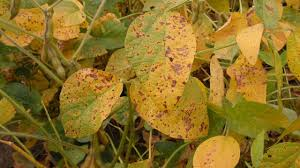
#> input picture Test/septoria.jpeg, 300 x 168 px, found by its file name
$ jupyter execute Severity.ipynb
#> lines starting #> are read from the running program, lines starting #| are printed output that depends on the picture; after the words box and inside, x2 and y2 are one past the last pixel; in counts of white or black regions, pixels touching at a corner belong together
[cell 1]
# STEP 1: Mount Google Drive
from google.colab import drive
drive.mount('/content/drive')

[cell 2]
# STEP 1: Import Required Libraries
import cv2
import numpy as np
from matplotlib import pyplot as plt

# STEP 2: Define the Function to Estimate Severity
def estimate_severity(img_path):
    # Step 2.1: Load the image
    img = cv2.imread(img_path)
#> img is the input picture: shape (168, 300, 3); mean B, G, R 38.6, 112.4, 139.9

    # Resize image to 224x224 for consistency
    img = cv2.resize(img, (224, 224))
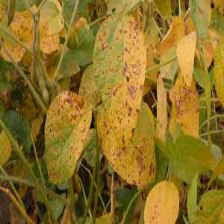
#> img: shape (224, 224, 3); mean B, G, R 38.5, 112.3, 139.8

    # Convert to HSV color space
    hsv = cv2.cvtColor(img, cv2.COLOR_BGR2HSV)
#> hsv: shape (224, 224, 3); mean H, S, V 22.5, 189.7, 140.2

    # Step 2.2: Masking green leaf area (healthy region)
    lower_green = np.array([25, 40, 40])  # Define lower bound for green
    upper_green = np.array([90, 255, 255])  # Define upper bound for green
    leaf_mask = cv2.inRange(hsv, lower_green, upper_green)
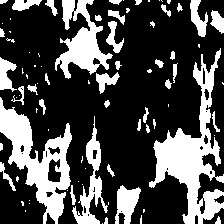
#> leaf_mask: shape (224, 224); 29.4% white; 83 white regions (41 under 20 px), largest, box (x1, y1, x2, y2) and area: (149, 48, 224, 224) 4375, (0, 97, 72, 224) 3461, (55, 0, 113, 79) 2002

    # Step 2.3: Masking brown/yellowish (diseased region)
    lower_brown = np.array([10, 50, 50])  # Lower bound for diseased regions
    upper_brown = np.array([30, 255, 255])  # Upper bound for diseased regions
    disease_mask = cv2.inRange(hsv, lower_brown, upper_brown)
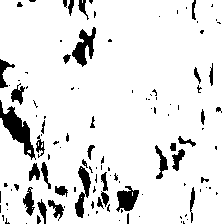
#> disease_mask: shape (224, 224); 90% white; 119 black regions (79 under 20 px), largest, box (x1, y1, x2, y2) and area: (0, 100, 36, 160) 748, (72, 27, 96, 67) 461, (75, 166, 91, 218) 369

    # Step 2.4: Calculate only diseased pixels within the leaf
    disease_in_leaf = cv2.bitwise_and(disease_mask, disease_mask, mask=leaf_mask)
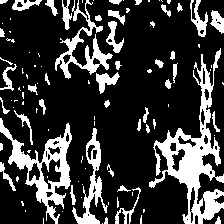
#> disease_in_leaf: shape (224, 224); 22.5% white; 102 white regions (56 under 20 px), largest, box (x1, y1, x2, y2) and area: (149, 48, 224, 224) 3679, (0, 118, 72, 224) 2094, (55, 0, 113, 79) 1152

    # Step 2.5: Calculate total leaf area and diseased area
    total_leaf = np.count_nonzero(leaf_mask)
#> total_leaf = 14755
    diseased_area = np.count_nonzero(disease_in_leaf)
#> diseased_area = 11306

    # Step 2.6: Handle case where no leaf pixels are detected
    if total_leaf == 0:
        print("No leaf detected in the image.")
        return 0  # No leaf detected

    # Step 2.7: Calculate severity as the ratio of diseased area to total leaf area
    severity = diseased_area / total_leaf
#> severity = 0.766
    print(f"🔬 Estimated Severity: {severity:.2%}")
#| 🔬 Estimated Severity: 76.62%

    # Step 2.8: Optional: Display the original image, leaf mask, and disease mask
    plt.subplot(1, 3, 1), plt.imshow(cv2.cvtColor(img, cv2.COLOR_BGR2RGB)), plt.title('Original')
    plt.subplot(1, 3, 2), plt.imshow(leaf_mask, cmap='gray'), plt.title('Leaf Mask')
    plt.subplot(1, 3, 3), plt.imshow(disease_in_leaf, cmap='hot'), plt.title('Disease Mask')
    plt.tight_layout()
    plt.show()
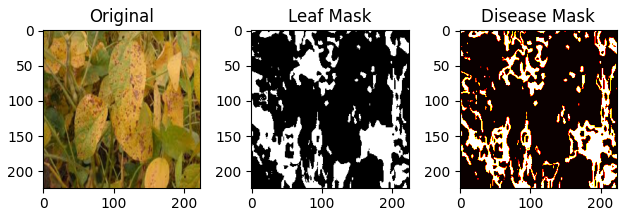
#> figure drawn by matplotlib, 3 panels

    # Step 2.9: Return the severity value
    return severity

[cell 3]
# STEP 3: Test the Function with a Sample Image
image_path = '/content/drive/MyDrive/Testing/septoria.jpeg'  # Replace with the path to your image
severity = estimate_severity(image_path)
#> severity = 0.766

$ run again, with Test/cl.jpeg copied over Test/septoria.jpeg
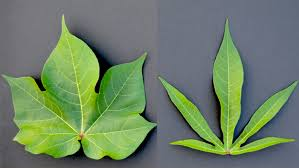
#> input picture Test/cl.jpeg, 299 x 168 px, found by its file name
#> in estimate_severity, img is the input picture: shape (168, 299, 3); mean B, G, R 101.4, 128.8, 108.6
#> img: shape (224, 224, 3)
#> hsv: shape (224, 224, 3); mean H, S, V 85.9, 76.2, 135.6
#> in estimate_severity, `leaf_mask = cv2.inRange(hsv, lower_green, upper_green)`:
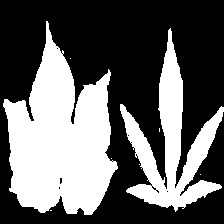
#> leaf_mask: shape (224, 224); 38.4% white; 8 white regions (6 under 20 px), largest, box (x1, y1, x2, y2) and area: (3, 21, 118, 215) 13035, (120, 28, 224, 212) 6244
#> disease_mask: shape (224, 224); 0.08% white in thin lines or dots, all inside (x1, y1, x2, y2) = (16, 176, 173, 207)
#> disease_in_leaf: shape (224, 224); 0.06% white in thin lines or dots, all inside (x1, y1, x2, y2) = (16, 176, 173, 206)
#> total_leaf = 19289
#> diseased_area = 28
#> in estimate_severity, `severity = diseased_area / total_leaf`: severity = 0.00145
#| 🔬 Estimated Severity: 0.15%
#> in estimate_severity, `plt.show()`:
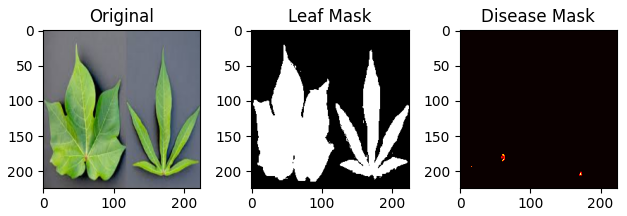
#> figure drawn by matplotlib, 3 panels
